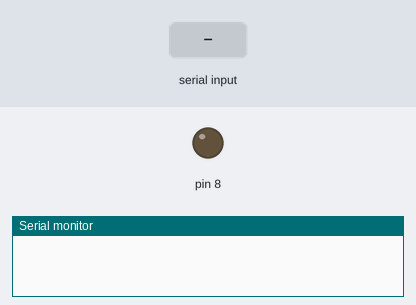
Recording of a sketch running on a simulated Arduino Uno, built with avr-gcc and run on an emulated ATmega328P. On the bench: output pins drawn as LEDs (lit = HIGH), the last lines printed to the serial monitor. Inputs (shaded band) come from the test bench.

Above: at 1.2 s.
1.3 s: "1" received over Serial
At 3.5 s:
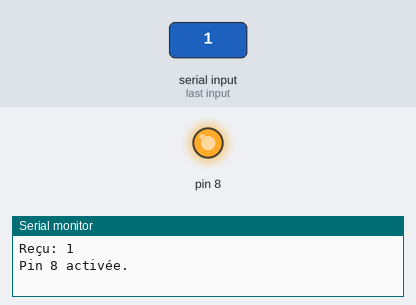
3.8 s: "0" received over Serial
At 5.6 s:
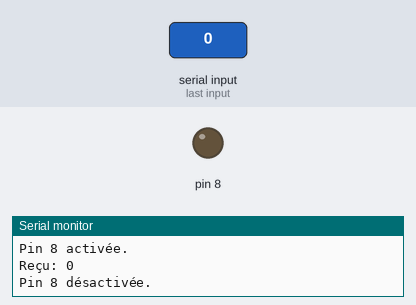
Timing chart, 0 to 7.1 s (numbered marks = the images above; inputs shaded):
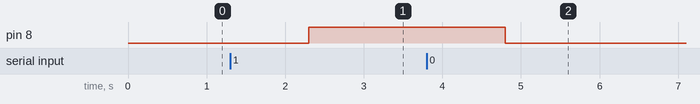

Measured:
- after the input at 1.3 s, pin 8: LOW → HIGH after 1.0 s
- after the input at 3.8 s, pin 8: HIGH → LOW after 1.0 s

The sketch:

receptionValeurSerial.ino
```cpp
void setup() {
  Serial.begin(9600);
  pinMode(8, OUTPUT);
}

void loop() {
  if (Serial.available() > 0) {
    String received = Serial.readString(); // Lit une chaîne de caractères
    Serial.print("Reçu: "); // Debug: affiche ce qui est reçu
    Serial.println(received);
    if (received == "1") {
      digitalWrite(8, HIGH);
      Serial.println("Pin 8 activée.");
    } else {
      digitalWrite(8, LOW);
      Serial.println("Pin 8 désactivée.");
    }
  }
}
```
